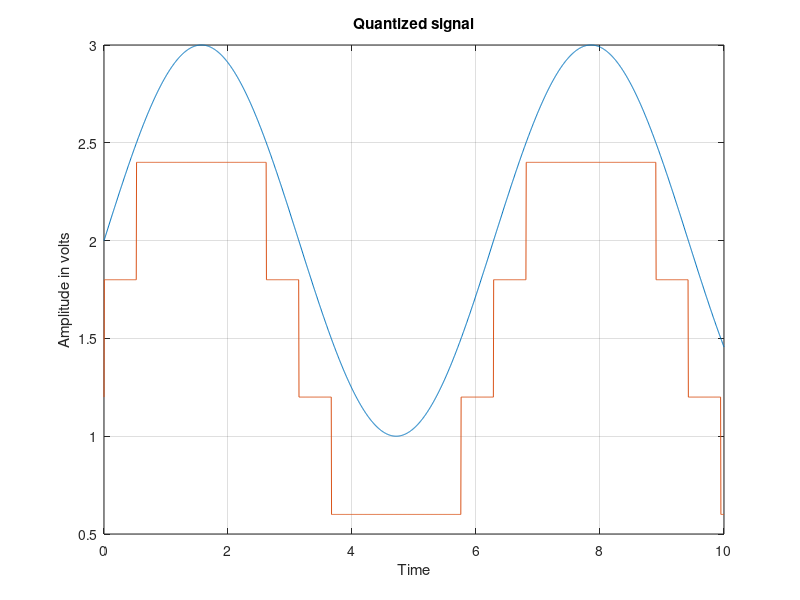

This figure's MATLAB source: (Note: this script raises an error after producing the figure.)
clc;
clear all;
close all;
t= 0:0.005:10;
dc_offset=2;
x= sin(t)+dc_offset;
%%%%%%%%%%%%%%%%%%%%%%%
figure;
plot(t,x);
hold on;
title('message signal DC Offset');
xlabel('Time');
ylabel('Amplitude in volts');
grid on;
%%%%%%%%%%%%%%%%%%%%%

%stem(t,x);
title('message signal DC Offset');
xlabel('Time');
ylabel('Amplitude in volts');
grid on;
%%%%%%%%%%%%%%%%%%%%%
L= input('Enter the no of Quntaization Levels');
Smin= round(min(x));
Smax= round(max(x));
quant_level= linspace(Smin,Smax,L);
codebook= linspace(0,Smax,L+1);
[index,quarts]= quantiz(x,quant_level,codebook);
%%%%%%%%%%%%%%%%%%%%%


plot(t,quarts);
title('Quantized signal');
xlabel('Time');
ylabel('Amplitude in volts');
grid on;
%%%%%%%%%%%%%%%%%%%%

for i=1:length(index)
    bincode_sig{i}=dec2bin(round(index(i)),7);
end
disp('binary encoded signal')
disp(bincode_sig);
noise= quarts-x
r= snr(index,noise)
n=[3 4 5 6 7]
Le= 2.^n
re=[];
for i=1:length(Le)
    Quant_level = linspace(Smin,Smax,Le(i))
    codebook= linspace(0,Smax,Le(i)+1)
    [index,quants]= quantiz(x,Quant_level,codebook)
    noise= quants-x;
    
    re= [re snr(index,noise)];
end
%figure;
plot(Le,re)





